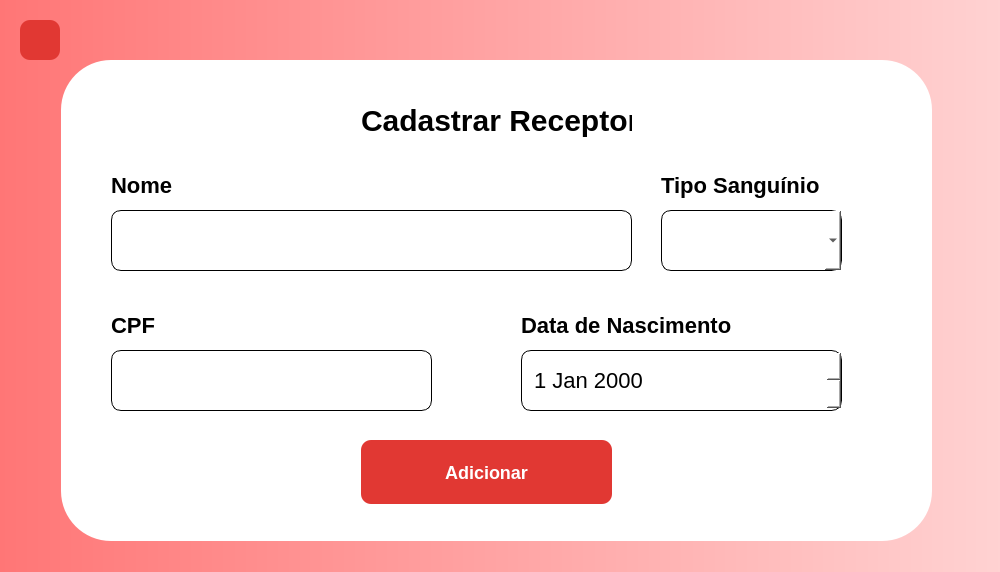
<?xml version="1.0" encoding="UTF-8"?>
<ui version="4.0">
 <class>CadastrarReceptor</class>
 <widget class="QMainWindow" name="CadastrarReceptor">
  <property name="geometry">
   <rect>
    <x>0</x>
    <y>0</y>
    <width>1000</width>
    <height>572</height>
   </rect>
  </property>
  <property name="minimumSize">
   <size>
    <width>1000</width>
    <height>572</height>
   </size>
  </property>
  <property name="maximumSize">
   <size>
    <width>1000</width>
    <height>572</height>
   </size>
  </property>
  <property name="windowTitle">
   <string>MainWindow</string>
  </property>
  <property name="styleSheet">
   <string notr="true">QWidget#centralwidget{background-color: qlineargradient(spread:pad, x1:0, y1:0, x2:1, y2:0, stop:0 rgba(255,118,118,1), stop:1 rgba(255,210,210,1));}</string>
  </property>
  <widget class="QWidget" name="centralwidget">
   <property name="minimumSize">
    <size>
     <width>1000</width>
     <height>572</height>
    </size>
   </property>
   <property name="maximumSize">
    <size>
     <width>1000</width>
     <height>572</height>
    </size>
   </property>
   <widget class="QFrame" name="frCadastroReceptor">
    <property name="geometry">
     <rect>
      <x>61</x>
      <y>60</y>
      <width>871</width>
      <height>481</height>
     </rect>
    </property>
    <property name="styleSheet">
     <string notr="true">background: #FFFFFF;
border-radius: 50px;
</string>
    </property>
    <property name="frameShape">
     <enum>QFrame::StyledPanel</enum>
    </property>
    <property name="frameShadow">
     <enum>QFrame::Raised</enum>
    </property>
    <widget class="QLabel" name="txtCadastroInstituicao">
     <property name="geometry">
      <rect>
       <x>300</x>
       <y>40</y>
       <width>271</width>
       <height>41</height>
      </rect>
     </property>
     <property name="font">
      <font>
       <pointsize>-1</pointsize>
       <bold>true</bold>
      </font>
     </property>
     <property name="styleSheet">
      <string notr="true">font-weight: 700;
font-size: 30px;
line-height: 36px;
color: #000000;

</string>
     </property>
     <property name="text">
      <string>Cadastrar Receptor</string>
     </property>
    </widget>
    <widget class="QPushButton" name="buttonAdd">
     <property name="geometry">
      <rect>
       <x>300</x>
       <y>380</y>
       <width>251</width>
       <height>64</height>
      </rect>
     </property>
     <property name="styleSheet">
      <string notr="true">background: #E13833;
border-radius: 10px;
font-weight: 700;
font-size: 18px;
color: #FFFFFF;

</string>
     </property>
     <property name="text">
      <string>Adicionar</string>
     </property>
    </widget>
    <widget class="QLineEdit" name="inputNome">
     <property name="geometry">
      <rect>
       <x>50</x>
       <y>150</y>
       <width>521</width>
       <height>61</height>
      </rect>
     </property>
     <property name="styleSheet">
      <string notr="true">
background: #FFFFFF;
border: 0.5px solid #000000;
border-radius: 10px;
</string>
     </property>
    </widget>
    <widget class="QLabel" name="txtNome">
     <property name="geometry">
      <rect>
       <x>50</x>
       <y>110</y>
       <width>191</width>
       <height>31</height>
      </rect>
     </property>
     <property name="styleSheet">
      <string notr="true">font-weight: 700;
font-size: 22px;
line-height: 19px;
color: #000000;
</string>
     </property>
     <property name="text">
      <string>Nome</string>
     </property>
    </widget>
    <widget class="QLabel" name="txtTipoSangue">
     <property name="geometry">
      <rect>
       <x>600</x>
       <y>110</y>
       <width>191</width>
       <height>31</height>
      </rect>
     </property>
     <property name="styleSheet">
      <string notr="true">font-weight: 700;
font-size: 22px;
line-height: 19px;
color: #000000;

</string>
     </property>
     <property name="text">
      <string>Tipo Sanguínio</string>
     </property>
    </widget>
    <widget class="QComboBox" name="comboTipoSangue">
     <property name="geometry">
      <rect>
       <x>600</x>
       <y>150</y>
       <width>181</width>
       <height>61</height>
      </rect>
     </property>
     <property name="statusTip">
      <string/>
     </property>
     <property name="styleSheet">
      <string notr="true">border: 1px solid black;
color: black;
Border-radius: 10px;
</string>
     </property>
    </widget>
    <widget class="QLineEdit" name="inputCPF">
     <property name="geometry">
      <rect>
       <x>50</x>
       <y>290</y>
       <width>321</width>
       <height>61</height>
      </rect>
     </property>
     <property name="styleSheet">
      <string notr="true">
background: #FFFFFF;
border: 0.5px solid #000000;
border-radius: 10px;
</string>
     </property>
    </widget>
    <widget class="QLabel" name="txtCPF">
     <property name="geometry">
      <rect>
       <x>50</x>
       <y>250</y>
       <width>191</width>
       <height>31</height>
      </rect>
     </property>
     <property name="styleSheet">
      <string notr="true">font-weight: 700;
font-size: 22px;
line-height: 19px;
color: #000000;
</string>
     </property>
     <property name="text">
      <string>CPF</string>
     </property>
    </widget>
    <widget class="QLabel" name="txtDataNascimento">
     <property name="geometry">
      <rect>
       <x>460</x>
       <y>250</y>
       <width>221</width>
       <height>31</height>
      </rect>
     </property>
     <property name="styleSheet">
      <string notr="true">font-weight: 700;
font-size: 22px;
line-height: 19px;
color: #000000;

</string>
     </property>
     <property name="text">
      <string>Data de Nascimento</string>
     </property>
    </widget>
    <widget class="QDateEdit" name="dateNascimento">
     <property name="geometry">
      <rect>
       <x>460</x>
       <y>290</y>
       <width>321</width>
       <height>61</height>
      </rect>
     </property>
     <property name="styleSheet">
      <string notr="true">border: 1px solid black;
color: black;
font-size: 22px;
padding-left: 10px;
border-radius: 10px;</string>
     </property>
     <property name="minimumDate">
      <date>
       <year>1900</year>
       <month>1</month>
       <day>1</day>
      </date>
     </property>
    </widget>
   </widget>
   <widget class="QPushButton" name="buttonReturn">
    <property name="geometry">
     <rect>
      <x>20</x>
      <y>20</y>
      <width>40</width>
      <height>40</height>
     </rect>
    </property>
    <property name="sizePolicy">
     <sizepolicy hsizetype="Minimum" vsizetype="Fixed">
      <horstretch>40</horstretch>
      <verstretch>40</verstretch>
     </sizepolicy>
    </property>
    <property name="minimumSize">
     <size>
      <width>40</width>
      <height>40</height>
     </size>
    </property>
    <property name="maximumSize">
     <size>
      <width>40</width>
      <height>40</height>
     </size>
    </property>
    <property name="styleSheet">
     <string notr="true">QPushButton{

background: #E13833;
border-radius: 10px;
color:#ffffff;
}
QPushButton:hover{
background: #992C29;
border-radius: 10px;
color:#ffffff;
}

</string>
    </property>
    <property name="text">
     <string/>
    </property>
    <property name="icon">
     <iconset resource="../../../../resouces.qrc">
      <normaloff>:/assets/icons/return.png</normaloff>:/assets/icons/return.png</iconset>
    </property>
   </widget>
  </widget>
  <widget class="QMenuBar" name="menubar">
   <property name="geometry">
    <rect>
     <x>0</x>
     <y>0</y>
     <width>0</width>
     <height>0</height>
    </rect>
   </property>
   <property name="maximumSize">
    <size>
     <width>0</width>
     <height>0</height>
    </size>
   </property>
  </widget>
  <widget class="QStatusBar" name="statusbar">
   <property name="maximumSize">
    <size>
     <width>0</width>
     <height>0</height>
    </size>
   </property>
  </widget>
 </widget>
 <resources>
  <include location="../../../../resouces.qrc"/>
 </resources>
 <connections/>
</ui>
